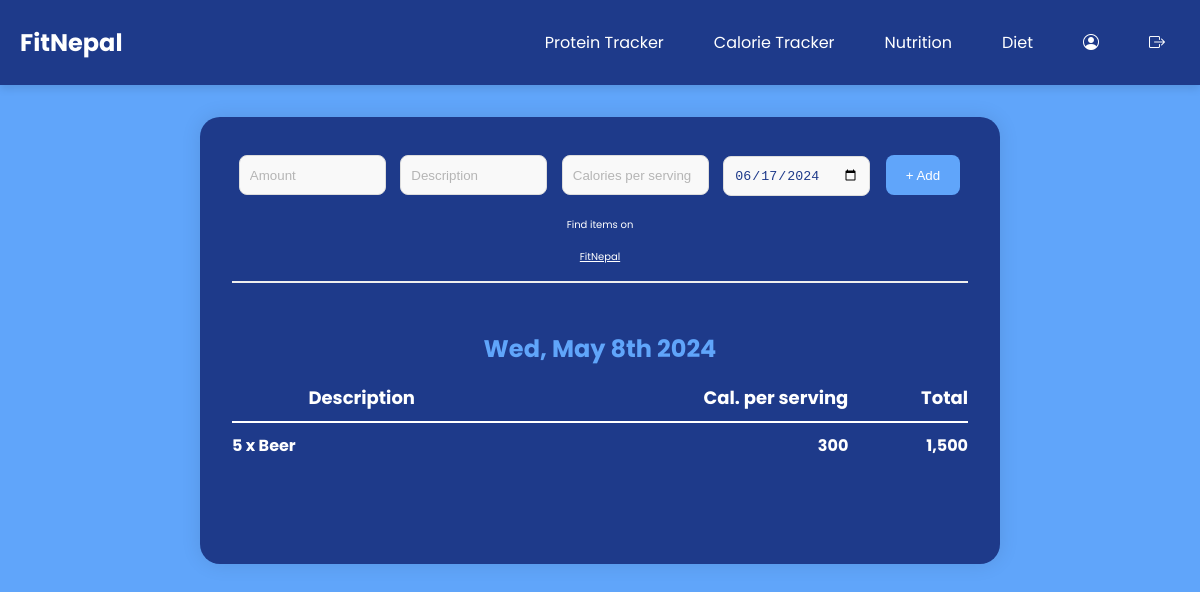
/workout.php (signed in), run on the app's committed database.
### tables this page shows
CREATE TABLE `calorie` (
  `id` int(11) UNSIGNED NOT NULL,
  `user_id` int(11) NOT NULL,
  `date` datetime NOT NULL,
  `amount` bigint(11) NOT NULL,
  `calories` int(11) NOT NULL,
  `description` text DEFAULT NULL
);

### workout.php (the view, shortened to what this page needs)
<?php
    include 'header\header.php';
?>
<!DOCTYPE html>
<html lang="en">
<head>
    <link rel="stylesheet" href="./CSS/workout.css">
    <link rel="stylesheet" href="https://cdnjs.cloudflare.com/ajax/libs/font-awesome/6.0.0/css/all.min.css">
</head>
<body>
    <main>
        <form action="post.php" method="post">
            <input type="text" placeholder="Amount" name="amt" required>
            <input type="text" placeholder="Description" name="description" required>
            <input type="text" placeholder="Calories per serving" name="calories" required>
            <input type="date" name="date" id="datetime" value="<?php echo date('Y-m-d'); ?>" required>
            <input type="submit" value="+ Add">
            <small>
                Find items on <a href="http://www.calorieking.com/foods/" target="_blank">FitNepal</a>
            </small>
        </form>
        <?php
        $q = "SELECT *, DATE_FORMAT(date,'%a, %M %D %Y') AS thedate FROM calorie ORDER BY date DESC";
        $result = $conn->query($q);
        if ($result) {
            echo "<article>";
            while ($row = $result->fetch_assoc()) {
                $thedate = $row['thedate'];
                $amount = $row['amount'];
                $calories = $row['calories'];
                $description = $row['description'];
                $item_amount = $amount * $calories;
                echo "<h2>$thedate</h2>";
                echo "<table>";
                echo "<tr><th>Description</th><th class=\"tr\">Cal. per serving</th><th class=\"tr\">Total</th></tr>";
                echo "<tr><td>$amount x $description</td><td class=\"tr\">" . number_format($calories) . "</td><td class=\"tr\">" . number_format($item_amount) . "</td></tr>";
            }
            echo "</table>";
            echo "</article>";
        } else {
            echo "Error fetching data from database.";
        }
        ?>
    </main>
</body>
</html>

### CSS/workout.css (style rules this page uses)
* { padding: 0; margin: 0; box-sizing: border-box; }
body { font-family: 'Poppins', sans-serif; background-color: #60A5FA; color: #fff; justify-content: center; align-items: center; height: 100vh; overflow: hidden; }
main { max-width: 800px; width: 90%; padding: 2rem; background-color: #1E3A8A; border-radius: 20px; box-shadow: 0 0 20px rgba(0, 0, 0, 0.1); color: #fff; margin: 2rem auto; }
main article { padding: 1rem 0; margin: 0 0 3rem 0; }
h2 { margin: 0 0 0.5rem 0; color: #60A5FA; text-align: center; }
table { width: 100%; color: #fff; border-collapse: collapse; }
td, th { vertical-align: top; border-bottom: 1px solid #ffffff; padding: 10px 3px; }
tr th:first-of-type, tr td:first-of-type { padding-left: 0; }
td:last-of-type { padding-right: 0; }
tr:last-of-type td { border: 0; border-top: 2px solid #ffffff; font-weight: bold; }
.tr { text-align: right; padding-right: 0; }
th { font-size: large; }
form { margin: 0 0 2rem 0; padding: 0 0 1rem 0; border-bottom: 2px solid #eee; text-align: center; }
input[type=text], input[type=date] { padding: 10px; border: 1px solid #ddd; border-radius: 8px; height: 40px; width: 20%; margin: 5px; color: #1E3A8A; background-color: #f9f9f9; }
input::placeholder { color: #888; opacity: 0.6; }
input[type=submit] { height: 40px; padding: 10px 20px; border-radius: 8px; cursor: pointer; background-color: #60A5FA; color: #fff; border: none; margin: 6px; transition: all 0.3s ease; }
small, small * { font-size: x-small; color: #fff; text-align: center; display: block; margin-top: 1rem; }

### header/header.php (style rules this page uses)
body { margin: 0; padding: 0; font-family: 'Poppins', sans-serif; }

### data on the page
calorie: thedate "Wed, May 8th 2024", amount "5", description "Beer", calories "300", item_amount "1,500"
